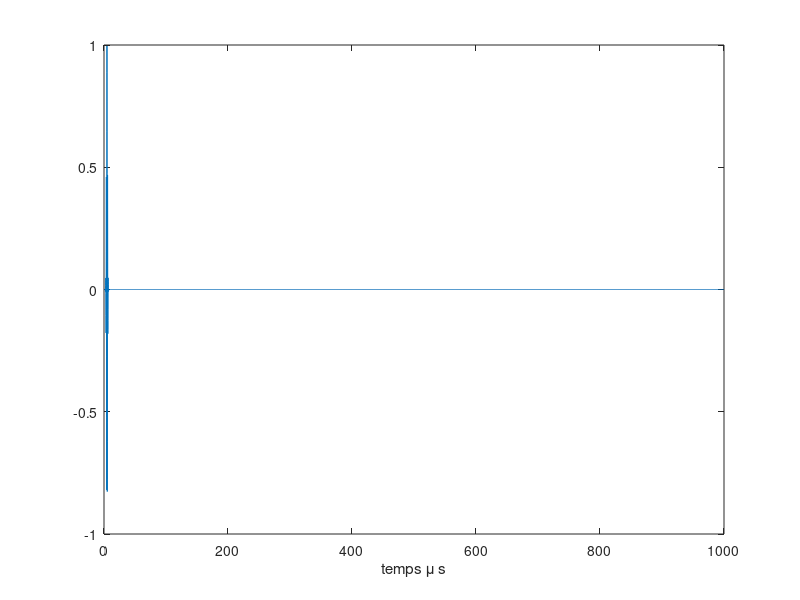
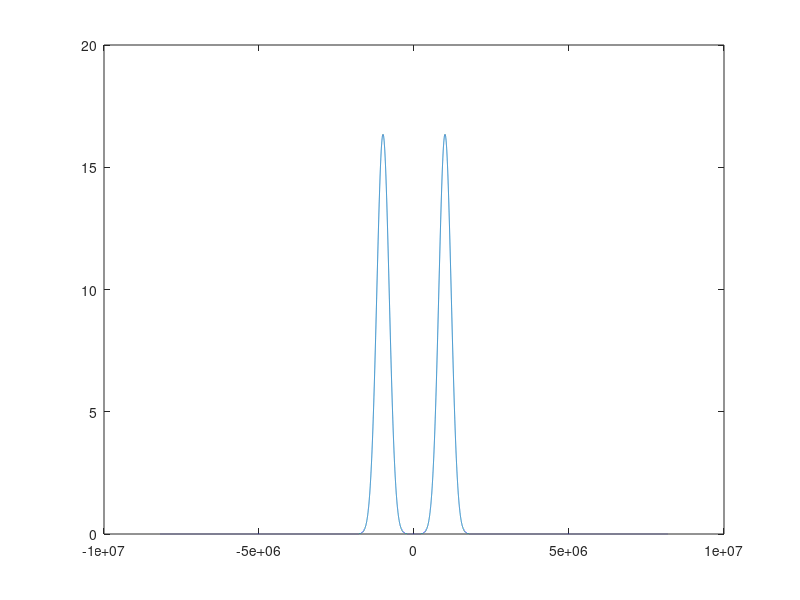

The MATLAB script that drew these images, in order: (Note: this script raises an error after producing the figures.)
clear
% Fréquence du générateur (fréquence de répétition du signal)
fp = 1000;
% Période de répétition du signal
Tp = 1/fp;
%Nombre de points du signal
N = (0:(2^14-1)); % 2^14 par defaut
%Vecteur temporel
t = Tp/length(N)*N;
%Fréquence d'échantillonnage
fe = length(N)/Tp;
%Fréquence centrale du signal
fc = 1.0e6;
%variance de la Gaussienne
N_sigma = 5;
sigmaf  = fc/N_sigma;
%variance de la Gaussienne temporelle
sigmat = 1/2/pi/sigmaf;
%sigmat = sigmat/5; % tiens sur 10 ca ressemble a un ricker
%temps de "départ"
t0 = 6*sigmat;
%Signal
A = cos(2*pi*fc*(t-t0)).*exp(-(t-t0).^2/2/sigmat^2);
Nf = 4*length(N);
ATF = fftshift(fft(A,Nf));
Freq = ((-Nf/2:Nf/2-1) *fe/Nf);
figure
plot(t*1e6,A)
xlabel('temps \mu s')

figure;
plot(Freq,abs(ATF))
%%
%
%audiowrite('umpuslion_5_periodes_fc50kHz_frepetition_100Hz.wav',A,fe)
% if fc==1e5
%     %name = "ricker_gaussien_fc100kHz_frepetition_";
%     name = "gaussien_fc100kHz_frepetition_";
% elseif fc==1e6
%     name = "gaussien_fc1MHz_frepetition_";
% else
%     name = "Attention_freq";
% end
% name = "gaussien_fc"+
name = "gaussien_fc_1p0MHz_5sigmat_frep_";
name = name + fp +"Hz.wav" ;
audiowrite(name,A,fe)


%Ecriture d'un fichier .DAT
%tamere = fopen('tamerelachienne.tps','w');
%connard = fwrite(tamere,A);
%DA = fclose(tamere);
